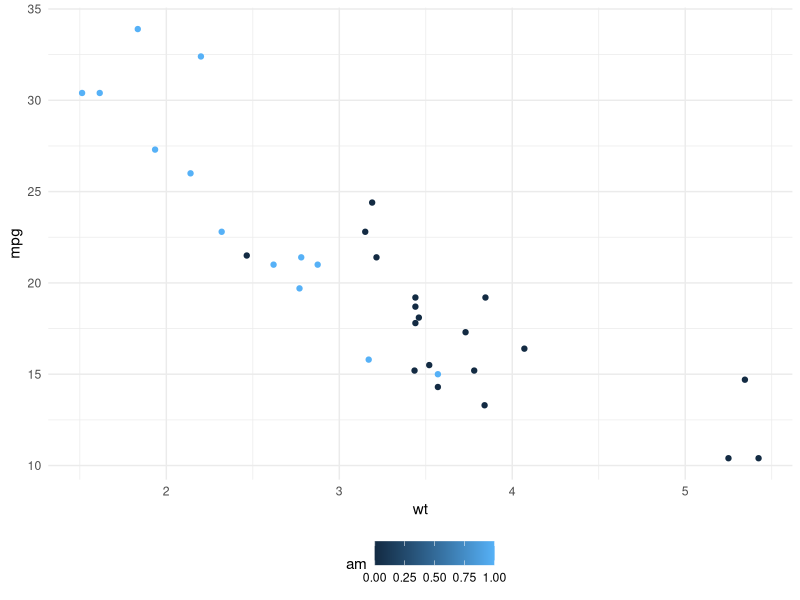
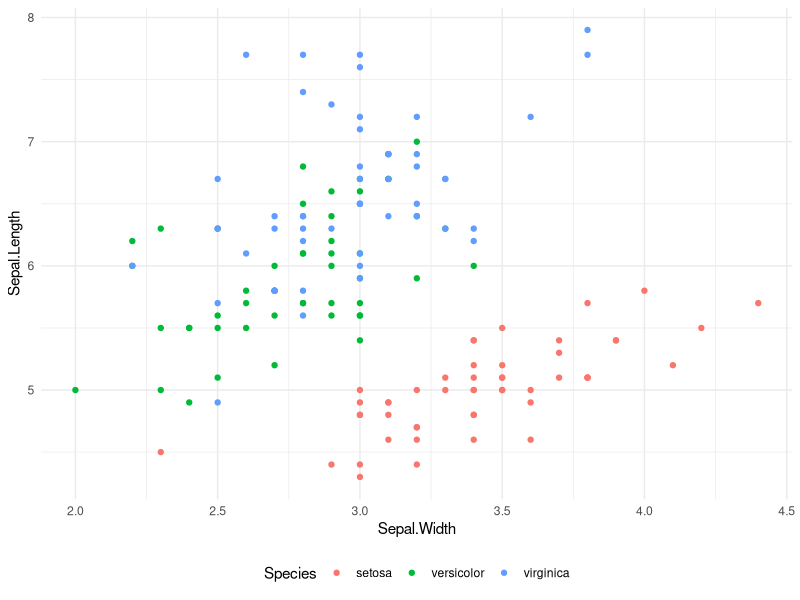

The R source for these figures, in order:
## ---- chunk 1
knitr::opts_chunk$set(echo = TRUE, warning = FALSE, message = FALSE)
library(dplyr)
library(ggplot2)
## ---- chunk 2
mtcars[mtcars$cyl == 8 & mtcars$am == 1,]
filter(mtcars, cyl == 8, am == 1)

# Opción que muchos nuevos usuarios intentan, por parecer intuitivo
# pero que sin excepciones conduce a un error

# mtcars[cyl == 8, am == 1]
## ---- chunk 3
personas <- data.frame(
  nombre = c("Johan", "Fulano"),
  ead = c(28, 32)
)

personas$nombre
## ---- chunk 4
scatter_plot <- function(data, x, y, color = NULL) {
  
  ggplot2::ggplot(data = data, ggplot2::aes(x = {{ x }}, y = {{ y }}, color = {{ color }})) +
    ggplot2::geom_point() +
    ggplot2::theme_minimal() +
    ggplot2::theme(legend.position = "bottom")
}


# Ya tenemos una función que usa data masking
scatter_plot(mtcars, x = wt, y = mpg, color = am)
scatter_plot(data = iris, x = Sepal.Width, y = Sepal.Length, color = Species)

## ---- chunk 5
calc_media <- function(data, variable) {
  
    dplyr::summarise(data, promedio = mean(.data[[variable]]))
}

calc_media(mtcars, variable = "mpg")
## ---- chunk 6
my_summary <- function(data, cols = NULL, fun = mean) {
  dplyr::summarise(
    data, 
    dplyr::across(
      .cols = all_of(cols),
      .fns = fun
    )
  )
}
## ---- chunk 7
my_summary(iris, cols = starts_with("petal"), fun = sd)
my_summary(mtcars, cols = c("mpg", "wt"), fun = median)
## ---- chunk 8
shiny_scatter_plot <- function(data, x, y, color = NULL) {
  
  ggplot2::ggplot(
    data = data, 
    ggplot2::aes(x = .data[[x]], y = .data[[y]], color = as.factor(.data[[color]]))) +
    ggplot2::geom_point() +
    ggplot2::theme_minimal() +
    ggplot2::theme(legend.position = "bottom") +
    labs(color = color)
}
